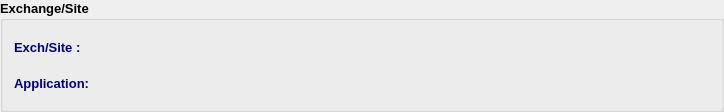
    <widget class="QGroupBox" name="groupBox">
     <property name="font">
      <font>
       <family>Tahoma</family>
       <pointsize>10</pointsize>
       <weight>75</weight>
       <bold>true</bold>
      </font>
     </property>
     <property name="title">
      <string>Exchange/Site</string>
     </property>
     <layout class="QHBoxLayout" name="horizontalLayout_4">
      <item>
       <layout class="QVBoxLayout" name="verticalLayout_2">
        <item>
         <layout class="QHBoxLayout" name="horizontalLayout_2">
          <item>
           <widget class="QLabel" name="label">
            <property name="minimumSize">
             <size>
              <width>120</width>
              <height>30</height>
             </size>
            </property>
            <property name="maximumSize">
             <size>
              <width>120</width>
              <height>30</height>
             </size>
            </property>
            <property name="font">
             <font>
              <family>Tahoma</family>
              <pointsize>10</pointsize>
              <weight>75</weight>
              <bold>true</bold>
             </font>
            </property>
            <property name="styleSheet">
             <string notr="true">color: rgb(0, 0, 127);</string>
            </property>
            <property name="text">
             <string>Exch/Site :</string>
            </property>
           </widget>
          </item>
          <item>
           <widget class="QLabel" name="abbrLbl">
            <property name="sizePolicy">
             <sizepolicy hsizetype="Expanding" vsizetype="Preferred">
              <horstretch>0</horstretch>
              <verstretch>0</verstretch>
             </sizepolicy>
            </property>
            <property name="minimumSize">
             <size>
              <width>500</width>
              <height>30</height>
             </size>
            </property>
            <property name="maximumSize">
             <size>
              <width>8000</width>
              <height>30</height>
             </size>
            </property>
            <property name="font">
             <font>
              <family>Tahoma</family>
              <pointsize>10</pointsize>
              <weight>75</weight>
              <bold>true</bold>
             </font>
            </property>
            <property name="styleSheet">
             <string notr="true">color: rgb(85, 0, 127);</string>
            </property>
            <property name="text">
             <string/>
            </property>
            <property name="alignment">
             <set>Qt::AlignLeading|Qt::AlignLeft|Qt::AlignVCenter</set>
            </property>
            <property name="wordWrap">
             <bool>true</bool>
            </property>
           </widget>
          </item>
         </layout>
        </item>
        <item>
         <layout class="QHBoxLayout" name="horizontalLayout_3">
          <item>
           <widget class="QLabel" name="label_2">
            <property name="minimumSize">
             <size>
              <width>120</width>
              <height>30</height>
             </size>
            </property>
            <property name="maximumSize">
             <size>
              <width>120</width>
              <height>30</height>
             </size>
            </property>
            <property name="font">
             <font>
              <family>Tahoma</family>
              <pointsize>10</pointsize>
              <weight>75</weight>
              <bold>true</bold>
             </font>
            </property>
            <property name="styleSheet">
             <string notr="true">color: rgb(0, 0, 127);</string>
            </property>
            <property name="text">
             <string>Application:</string>
            </property>
           </widget>
          </item>
          <item>
           <widget class="QLabel" name="appLbl">
            <property name="sizePolicy">
             <sizepolicy hsizetype="Expanding" vsizetype="Preferred">
              <horstretch>0</horstretch>
              <verstretch>0</verstretch>
             </sizepolicy>
            </property>
            <property name="minimumSize">
             <size>
              <width>500</width>
              <height>30</height>
             </size>
            </property>
            <property name="maximumSize">
             <size>
              <width>8000</width>
              <height>30</height>
             </size>
            </property>
            <property name="font">
             <font>
              <family>Tahoma</family>
              <pointsize>10</pointsize>
              <weight>75</weight>
              <bold>true</bold>
             </font>
            </property>
            <property name="styleSheet">
             <string notr="true">color: rgb(85, 0, 127);</string>
            </property>
            <property name="text">
             <string/>
            </property>
            <property name="alignment">
             <set>Qt::AlignLeading|Qt::AlignLeft|Qt::AlignVCenter</set>
            </property>
            <property name="wordWrap">
             <bool>true</bool>
            </property>
           </widget>
          </item>
         </layout>
        </item>
       </layout>
      </item>
      <item>
       <widget class="QLabel" name="pix">
        <property name="minimumSize">
         <size>
          <width>64</width>
          <height>64</height>
         </size>
        </property>
        <property name="maximumSize">
         <size>
          <width>64</width>
          <height>64</height>
         </size>
        </property>
        <property name="font">
         <font>
          <family>Tahoma</family>
          <pointsize>10</pointsize>
         </font>
        </property>
        <property name="text">
         <string/>
        </property>
        <property name="pixmap">
         <pixmap resource="../../../../../image.qrc">:/Image/merge.png</pixmap>
        </property>
        <property name="scaledContents">
         <bool>true</bool>
        </property>
       </widget>
      </item>
     </layout>
    </widget>
